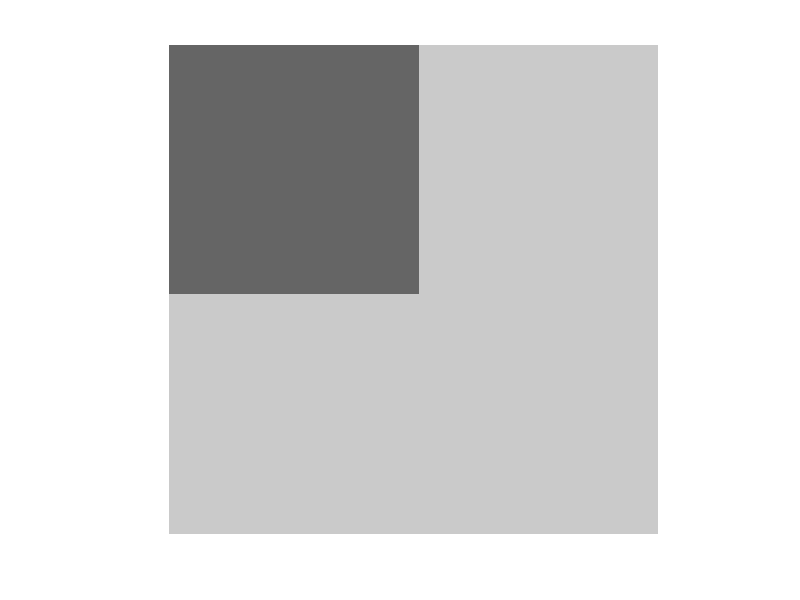

Write the MATLAB code that produced this figure.
clear;clc;
image_data=200*ones(100,100);
for i = 1:51
    for j = 1:51
        image_data(i,j) = 100;
    end
end
image_data = uint8(image_data);
image = im2double(image_data);
imshow(image);
saveas(gcf,'p2.a.jpg');
